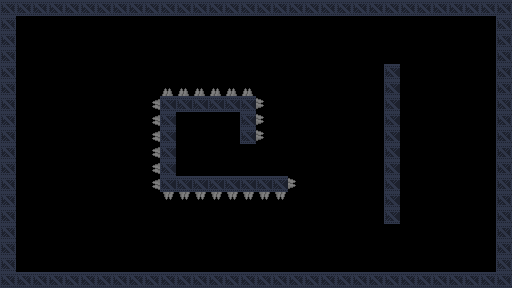

Below is a game level as drawn by its tile map, then a one-line description and the .tmx file that defines it, in full:
An orthogonal 32x18 tile map with 16x16 px tiles, 2 tile layers (background, details), 2 tilesets and 9 objects (3x gravity, 2x door_1, spawn, gravity_constant, switch_1, ...).

<map version="1.5" tiledversion="1.7.2" orientation="orthogonal" renderorder="right-down" width="32" height="18" tilewidth="16" tileheight="16" infinite="0" nextlayerid="4" nextobjectid="39">
 <tileset firstgid="1" source="industrial.v2.tsx" />
 <tileset firstgid="1025" source="Dungeon Sprites.tsx" />
 <layer id="3" name="background" width="32" height="18">
  <data encoding="csv">
0,0,0,0,0,0,0,0,0,0,0,0,0,0,0,0,0,0,0,0,0,0,0,0,0,0,0,0,0,0,0,0,
0,0,0,0,0,0,0,0,0,0,0,0,0,0,0,0,0,0,0,0,0,0,0,0,0,0,0,0,0,0,0,0,
0,0,0,0,0,0,0,0,0,0,0,0,0,0,0,0,0,0,0,0,0,0,0,0,0,0,0,0,0,0,0,0,
0,0,0,0,0,0,0,0,0,0,0,0,0,0,0,0,0,0,0,0,0,0,0,0,0,0,0,0,0,0,0,0,
0,0,0,0,0,0,0,0,0,0,0,0,0,0,0,0,0,0,0,0,0,0,0,0,0,0,0,0,0,0,0,0,
0,0,0,0,0,0,0,0,0,0,0,0,0,0,0,0,0,0,0,0,0,0,0,0,0,0,0,0,0,0,0,0,
0,0,0,0,0,0,0,0,0,0,0,0,0,0,0,0,0,0,0,0,0,0,0,0,0,0,0,0,0,0,0,0,
0,0,0,0,0,0,0,0,0,0,0,0,0,0,0,0,0,0,0,0,0,0,0,0,0,0,0,0,0,0,0,0,
0,0,0,0,0,0,0,0,0,0,0,0,0,0,0,0,0,0,0,0,0,0,0,0,0,0,0,0,0,0,0,0,
0,0,0,0,0,0,0,0,0,0,0,0,0,0,0,0,0,0,0,0,0,0,0,0,0,0,0,0,0,0,0,0,
0,0,0,0,0,0,0,0,0,0,0,0,0,0,0,0,0,0,0,0,0,0,0,0,0,0,0,0,0,0,0,0,
0,0,0,0,0,0,0,0,0,0,0,0,0,0,0,0,0,0,0,0,0,0,0,0,0,0,0,0,0,0,0,0,
0,0,0,0,0,0,0,0,0,0,0,0,0,0,0,0,0,0,0,0,0,0,0,0,0,0,0,0,0,0,0,0,
0,0,0,0,0,0,0,0,0,0,0,0,0,0,0,0,0,0,0,0,0,0,0,0,0,0,0,0,0,0,0,0,
0,0,0,0,0,0,0,0,0,0,0,0,0,0,0,0,0,0,0,0,0,0,0,0,0,0,0,0,0,0,0,0,
0,0,0,0,0,0,0,0,0,0,0,0,0,0,0,0,0,0,0,0,0,0,0,0,0,0,0,0,0,0,0,0,
0,0,0,0,0,0,0,0,0,0,0,0,0,0,0,0,0,0,0,0,0,0,0,0,0,0,0,0,0,0,0,0,
0,0,0,0,0,0,0,0,0,0,0,0,0,0,0,0,0,0,0,0,0,0,0,0,0,0,0,0,0,0,0,0
</data>
 </layer>
 <layer id="1" name="details" width="32" height="18">
  <properties>
   <property name="physics" type="bool" value="true" />
  </properties>
  <data encoding="csv">
54,54,54,54,54,54,54,54,54,54,54,54,54,54,54,54,54,54,54,54,54,54,54,54,54,54,54,54,54,54,54,54,
54,0,0,0,0,0,0,0,0,0,0,0,0,0,0,0,0,0,0,0,0,0,0,0,0,0,0,0,0,0,0,54,
54,0,0,0,0,0,0,0,0,0,0,0,0,0,0,0,0,0,0,0,0,0,0,0,0,0,0,0,0,0,0,54,
54,0,0,0,0,0,0,0,0,0,0,0,0,0,0,0,0,0,0,0,0,0,0,0,0,0,0,0,0,0,0,54,
54,0,0,0,0,0,0,0,0,0,0,0,0,0,0,0,0,0,0,0,0,0,0,0,20,0,0,0,0,0,0,54,
54,0,0,0,0,0,0,0,0,0,1156,1156,1156,1156,1156,1156,0,0,0,0,0,0,0,0,20,0,0,0,0,0,0,54,
54,0,0,0,0,0,0,0,0,1610613892,20,20,20,20,20,20,2684355716,0,0,0,0,0,0,0,20,0,0,0,0,0,0,54,
54,0,0,0,0,0,0,0,0,1610613892,20,0,0,0,0,20,2684355716,0,0,0,0,0,0,0,20,0,0,0,0,0,0,54,
54,0,0,0,0,0,0,0,0,1610613892,20,0,0,0,0,20,2684355716,0,0,0,0,0,0,0,20,0,0,0,0,0,0,54,
54,0,0,0,0,0,0,0,0,1610613892,20,0,0,0,0,0,0,0,0,0,0,0,0,0,20,0,0,0,0,0,0,54,
54,0,0,0,0,0,0,0,0,1610613892,20,0,0,0,0,0,0,0,0,0,0,0,0,0,20,0,0,0,0,0,0,54,
54,0,0,0,0,0,0,0,0,1610613892,20,20,20,20,20,20,20,20,2684355716,0,0,0,0,0,20,0,0,0,0,0,0,54,
54,0,0,0,0,0,0,0,0,0,3221226628,3221226628,3221226628,3221226628,3221226628,3221226628,3221226628,3221226628,0,0,0,0,0,0,20,0,0,0,0,0,0,54,
54,0,0,0,0,0,0,0,0,0,0,0,0,0,0,0,0,0,0,0,0,0,0,0,20,0,0,0,0,0,0,54,
54,0,0,0,0,0,0,0,0,0,0,0,0,0,0,0,0,0,0,0,0,0,0,0,0,0,0,0,0,0,0,54,
54,0,0,0,0,0,0,0,0,0,0,0,0,0,0,0,0,0,0,0,0,0,0,0,0,0,0,0,0,0,0,54,
54,0,0,0,0,0,0,0,0,0,0,0,0,0,0,0,0,0,0,0,0,0,0,0,0,0,0,0,0,0,0,54,
54,54,54,54,54,54,54,54,54,54,54,54,54,54,54,54,54,54,54,54,54,54,54,54,54,54,54,54,54,54,54,54
</data>
 </layer>
 <objectgroup id="2" name="objects">
  <object id="2" name="spawn" gid="513" x="200" y="152" width="16" height="16" />
  <object id="12" name="gravity" gid="526" x="96" y="256" width="16" height="16" />
  <object id="23" name="gravity" gid="526" x="200" y="48" width="16" height="16" />
  <object id="32" name="gravity" gid="526" x="304" y="256" width="16" height="16" />
  <object id="34" name="gravity_constant" gid="330" x="464" y="48" width="16" height="16">
   <properties>
    <property name="constant" type="bool" value="true" />
   </properties>
  </object>
  <object id="35" name="switch_1" gid="262" x="176" y="160" width="16" height="16" rotation="90" />
  <object id="36" name="door_1" gid="138" x="256" y="160" width="16" height="16" rotation="-90" />
  <object id="37" name="door_1" gid="138" x="256" y="176" width="16" height="16" rotation="-90" />
  <object id="38" name="goal" gid="1158" x="432" y="152" width="16" height="16" />
 </objectgroup>
</map>
